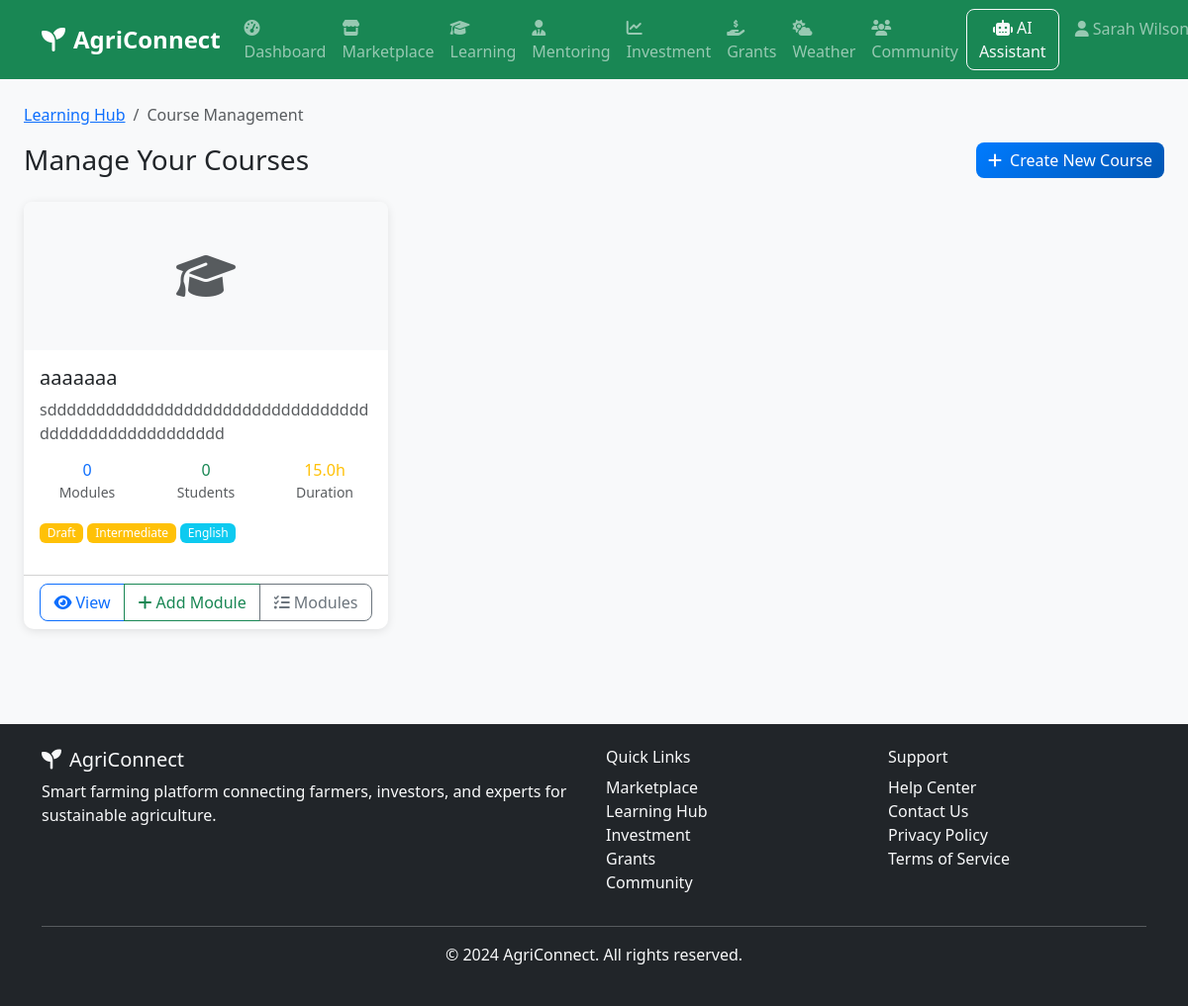
The page /learning/manage-courses (signed in) on the database its author committed.
### app/models/user.py (models this page shows, shortened)
class User(UserMixin, db.Model):
    __tablename__ = 'users'
    id = db.Column(db.Integer, primary_key=True)
    username = db.Column(db.String(80), unique=True, nullable=False)
    email = db.Column(db.String(120), unique=True, nullable=False)
    password_hash = db.Column(db.String(255), nullable=False)
    first_name = db.Column(db.String(50), nullable=False)
    last_name = db.Column(db.String(50), nullable=False)
    phone = db.Column(db.String(20))
    location = db.Column(db.String(100))
    user_type = db.Column(db.Enum('farmer', 'investor', 'expert', 'admin'), nullable=False, default='farmer')
    profile_image = db.Column(db.String(255))
    bio = db.Column(db.Text)
    farm_name = db.Column(db.String(100))
    farm_location = db.Column(db.String(200))
    farm_size = db.Column(db.Float)  # in acres
    farm_type = db.Column(db.String(50))  # organic, conventional, etc.
    years_experience = db.Column(db.Integer)
    farm_description = db.Column(db.Text)
    certifications = db.Column(db.Text)  # JSON string of certifications
    is_active = db.Column(db.Boolean, default=True)
    is_verified = db.Column(db.Boolean, default=False)
    created_at = db.Column(db.DateTime, default=datetime.utcnow)
    updated_at = db.Column(db.DateTime, default=datetime.utcnow, onupdate=datetime.utcnow)
    products = db.relationship('Product', backref='seller', lazy='dynamic')
    courses_enrolled = db.relationship('CourseEnrollment', backref='user', lazy='dynamic')
    courses_created = db.relationship('Course', backref='instructor', lazy='dynamic')
    land_listings = db.relationship('Land', backref='owner', lazy='dynamic')
    investments = db.relationship('Investment', backref='investor', lazy='dynamic')
    forum_posts = db.relationship('ForumPost', backref='author', lazy='dynamic')
    forum_comments = db.relationship('ForumComment', backref='author', lazy='dynamic')
    mentoring_sessions_as_mentor = db.relationship('MentoringSession', foreign_keys='MentoringSession.mentor_id', backref='mentor', lazy='dynamic')
    mentoring_sessions_as_mentee = db.relationship('MentoringSession', foreign_keys='MentoringSession.mentee_id', backref='mentee', lazy='dynamic')
    mentoring_requests = db.relationship('MentoringRequest', backref='mentee', lazy='dynamic')
    chat_sessions = db.relationship('ChatSession', backref='user', lazy='dynamic')
    def get_full_name(self):
        return f"{self.first_name} {self.last_name}"
    def is_expert(self):
        return self.user_type == 'expert'

### app/models/course.py (models this page shows, shortened)
class Course(db.Model):
    __tablename__ = 'courses'
    id = db.Column(db.Integer, primary_key=True)
    title = db.Column(db.String(200), nullable=False)
    description = db.Column(db.Text, nullable=False)
    thumbnail_url = db.Column(db.String(255))
    price = db.Column(db.Float, default=0.0)  # 0 for free courses
    duration_hours = db.Column(db.Float, default=0.0)
    difficulty_level = db.Column(db.Enum('beginner', 'intermediate', 'advanced'), default='beginner')
    language = db.Column(db.String(10), default='en')  # en, ar, fr
    is_published = db.Column(db.Boolean, default=False)
    document_path = db.Column(db.String(500))  # Path to uploaded documents
    tutorial_video_url = db.Column(db.String(500))  # URL to tutorial videos
    created_at = db.Column(db.DateTime, default=datetime.utcnow)
    updated_at = db.Column(db.DateTime, default=datetime.utcnow, onupdate=datetime.utcnow)
    instructor_id = db.Column(db.Integer, db.ForeignKey('users.id'), nullable=False)
    modules = db.relationship('CourseModule', backref='course', lazy='dynamic', cascade='all, delete-orphan')
    enrollments = db.relationship('CourseEnrollment', backref='course', lazy='dynamic', cascade='all, delete-orphan')
    def get_total_students(self):
        return self.enrollments.count()

### app/routes/learning.py (the view)
@learning_bp.route('/manage-courses')
@login_required
def manage_courses():
    if not current_user.is_expert():
        flash('Only experts can access course management.', 'error')
        return redirect(url_for('learning.index'))
    page = request.args.get('page', 1, type=int)
    courses = Course.query.filter_by(instructor_id=current_user.id)\
        .order_by(Course.created_at.desc())\
        .paginate(page=page, per_page=10, error_out=False)
    return render_template('learning/manage_courses.html', courses=courses)

### app/templates/learning/manage_courses.html (shortened to what this page needs)
{% extends "base.html" %}
{% block content %}
<div class="container-fluid py-4">
    <div class="row mb-4">
        <div class="col-12">
            <nav aria-label="breadcrumb">
                <ol class="breadcrumb">
                    <li class="breadcrumb-item"><a href="{{ url_for('learning.index') }}">Learning Hub</a></li>
                    <li class="breadcrumb-item active">Course Management</li>
                </ol>
            </nav>
            <div class="d-flex justify-content-between align-items-center">
                <h1 class="h3 mb-0">Manage Your Courses</h1>
                <a href="{{ url_for('learning.create_course_management') }}" class="btn btn-primary">
                    <i class="fas fa-plus me-2"></i>Create New Course
                </a>
            </div>
        </div>
    </div>
    <div class="row">
        {% for course in courses.items %}
        <div class="col-md-6 col-lg-4 mb-4">
            <div class="card h-100">
                {% if course.thumbnail_url %}
                <img src="{{ course.thumbnail_url }}" class="card-img-top course-thumbnail" alt="{{ course.title }}">
                {% else %}
                <div class="card-img-top course-thumbnail bg-light d-flex align-items-center justify-content-center">
                    <i class="fas fa-graduation-cap fa-3x text-muted"></i>
                </div>
                {% endif %}
                <div class="card-body">
                    <h5 class="card-title">{{ course.title }}</h5>
                    <p class="card-text text-muted">{{ course.description[:100] }}{% if course.description|length > 100 %}...{% endif %}</p>
                    <div class="row text-center mb-3">
                        <div class="col-4">
                            <h6 class="text-primary mb-0">{{ course.modules.count() }}</h6>
                            <small class="text-muted">Modules</small>
                        </div>
                        <div class="col-4">
                            <h6 class="text-success mb-0">{{ course.get_total_students() }}</h6>
                            <small class="text-muted">Students</small>
                        </div>
                        <div class="col-4">
                            <h6 class="text-warning mb-0">{{ course.duration_hours }}h</h6>
                            <small class="text-muted">Duration</small>
                        </div>
                    </div>
                    <div class="mb-3">
                        {% if course.is_published %}
                        <span class="badge bg-success">Published</span>
                        {% else %}
                        <span class="badge bg-warning">Draft</span>
                        {% endif %}
                        <span class="badge bg-{{ 'success' if course.difficulty_level == 'beginner' else 'warning' if course.difficulty_level == 'intermediate' else 'danger' }}">
                            {{ course.difficulty_level.title() }}
                        </span>
                        <span class="badge bg-info">
                            {% if course.language == 'en' %}English
                            {% elif course.language == 'ar' %}Arabic
                            {% elif course.language == 'fr' %}French
                            {% endif %}
                        </span>
                    </div>
                </div>
                <div class="card-footer bg-transparent">
                    <div class="btn-group w-100">
                        <a href="{{ url_for('learning.course_detail', course_id=course.id) }}" class="btn btn-outline-primary">
                            <i class="fas fa-eye me-1"></i>View
                        </a>
                        <a href="{{ url_for('learning.add_module', course_id=course.id) }}" class="btn btn-outline-success">
                            <i class="fas fa-plus me-1"></i>Add Module
                        </a>
                        <a href="{{ url_for('learning.manage_modules', course_id=course.id) }}" class="btn btn-outline-secondary">
                            <i class="fas fa-tasks me-1"></i>Modules
                        </a>
                    </div>
                </div>
            </div>
        </div>
        {% endfor %}
    </div>
</div>
{% endblock %}

### app/templates/base.html (shortened to what this page needs)
<!DOCTYPE html>
<html lang="en">
<head>
    <link href="https://cdn.jsdelivr.net/npm/bootstrap@5.3.0/dist/css/bootstrap.min.css" rel="stylesheet">
    <link href="https://cdnjs.cloudflare.com/ajax/libs/font-awesome/6.4.0/css/all.min.css" rel="stylesheet">
    <link href="{{ url_for('static', filename='css/style.css') }}" rel="stylesheet">
</head>
<body>
    <nav class="navbar navbar-expand-lg navbar-dark bg-success">
        <div class="container">
            <a class="navbar-brand" href="{{ url_for('dashboard.index') }}">
                <i class="fas fa-seedling me-2"></i>AgriConnect
            </a>
            <div class="collapse navbar-collapse" id="navbarNav">
                <ul class="navbar-nav me-auto">
                    <li class="nav-item">
                        <a class="nav-link" href="{{ url_for('dashboard.index') }}">
                            <i class="fas fa-tachometer-alt me-1"></i>Dashboard
                        </a>
                    </li>
                    <li class="nav-item">
                        <a class="nav-link" href="{{ url_for('marketplace.index') }}">
                            <i class="fas fa-store me-1"></i>Marketplace
                        </a>
                    </li>
                    <li class="nav-item">
                        <a class="nav-link" href="{{ url_for('learning.index') }}">
                            <i class="fas fa-graduation-cap me-1"></i>Learning
                        </a>
                    </li>
                    <li class="nav-item">
                        <a class="nav-link" href="{{ url_for('mentoring.index') }}">
                            <i class="fas fa-user-tie me-1"></i>Mentoring
                        </a>
                    </li>
                    <li class="nav-item">
                        <a class="nav-link" href="{{ url_for('investment.index') }}">
                            <i class="fas fa-chart-line me-1"></i>Investment
                        </a>
                    </li>
                    <li class="nav-item">
                        <a class="nav-link" href="{{ url_for('grant.grants_dashboard') }}">
                            <i class="fas fa-hand-holding-usd me-1"></i>Grants
                        </a>
                    </li>
                    <li class="nav-item">
                        <a class="nav-link" href="{{ url_for('weather.index') }}">
                            <i class="fas fa-cloud-sun me-1"></i>Weather
                        </a>
                    </li>
                    <li class="nav-item">
                        <a class="nav-link" href="{{ url_for('community.index') }}">
                            <i class="fas fa-users me-1"></i>Community
                        </a>
                    </li>
                </ul>
                <ul class="navbar-nav">
                    {% if current_user.is_authenticated %}
                    <li class="nav-item">
                        <button class="btn btn-outline-light me-2" data-bs-toggle="modal"
                            data-bs-target="#chatbotModal">
                            <i class="fas fa-robot me-1"></i>AI Assistant
                        </button>
                    </li>
                    <li class="nav-item dropdown">
                        <a class="nav-link dropdown-toggle" href="#" id="navbarDropdown" role="button"
                            data-bs-toggle="dropdown">
                            <i class="fas fa-user me-1"></i>{{ current_user.get_full_name() }}
                        </a>
                    </li>
                    {% endif %}
                </ul>
            </div>
        </div>
    </nav>
    <main class="container-fluid">
        {% block content %}{% endblock %}
    </main>
    <footer class="bg-dark text-light py-4 mt-5">
        <div class="container">
            <div class="row">
                <div class="col-md-6">
                    <h5><i class="fas fa-seedling me-2"></i>AgriConnect</h5>
                    <p>Smart farming platform connecting farmers, investors, and experts for sustainable agriculture.
                    </p>
                </div>
                <div class="col-md-3">
                    <h6>Quick Links</h6>
                    <ul class="list-unstyled">
                        <li><a href="{{ url_for('marketplace.index') }}" class="text-light">Marketplace</a></li>
                        <li><a href="{{ url_for('learning.index') }}" class="text-light">Learning Hub</a></li>
                        <li><a href="{{ url_for('investment.index') }}" class="text-light">Investment</a></li>
                        <li><a href="{{ url_for('grant.grants_dashboard') }}" class="text-light">Grants</a></li>
                        <li><a href="{{ url_for('community.index') }}" class="text-light">Community</a></li>
                    </ul>
                </div>
                <div class="col-md-3">
                    <h6>Support</h6>
                    <ul class="list-unstyled">
                        <li><a href="#" class="text-light">Help Center</a></li>
                        <li><a href="#" class="text-light">Contact Us</a></li>
                        <li><a href="#" class="text-light">Privacy Policy</a></li>
                        <li><a href="#" class="text-light">Terms of Service</a></li>
                    </ul>
                </div>
            </div>
            <hr>
            <div class="text-center">
                <p>&copy; 2024 AgriConnect. All rights reserved.</p>
            </div>
        </div>
    </footer>
</body>
</html>

### app/static/css/style.css (style rules this page uses)
:root { --primary-color: #28a745; --secondary-color: #6c757d; --success-color: #28a745; --info-color: #17a2b8; --warning-color: #ffc107; --danger-color: #dc3545; --light-color: #f8f9fa; --dark-color: #343a40; }
body { font-family: 'Segoe UI', Tahoma, Geneva, Verdana, sans-serif; background-color: #f8f9fa; }
.navbar-brand { font-weight: bold; font-size: 1.5rem; }
.navbar-nav .nav-link { font-weight: 500; transition: color 0.3s ease; }
.card { border: none; border-radius: 10px; box-shadow: 0 2px 10px rgba(0, 0, 0, 0.1); transition: transform 0.3s ease, box-shadow 0.3s ease; }
.btn { border-radius: 8px; font-weight: 500; transition: all 0.3s ease; }
.btn-primary { background: linear-gradient(135deg, #007bff, #0056b3); border: none; }
.badge { border-radius: 6px; font-weight: 500; }
footer { margin-top: auto; }
footer a { color: #adb5bd; text-decoration: none; transition: color 0.3s ease; }
.course-thumbnail { height: 150px; object-fit: cover; border-radius: 8px 8px 0 0; }

### rows shown on the page
User: get_full_name "Sarah Wilson…"
Course: title "aaaaaaa", description "sdddddddddddddddddddddddddddddddddddddddddddddddddddd", modules.count "0", get_total_students "0", duration_hours "15.0", shows "Draft", difficulty_level "Intermediate", language "English"
